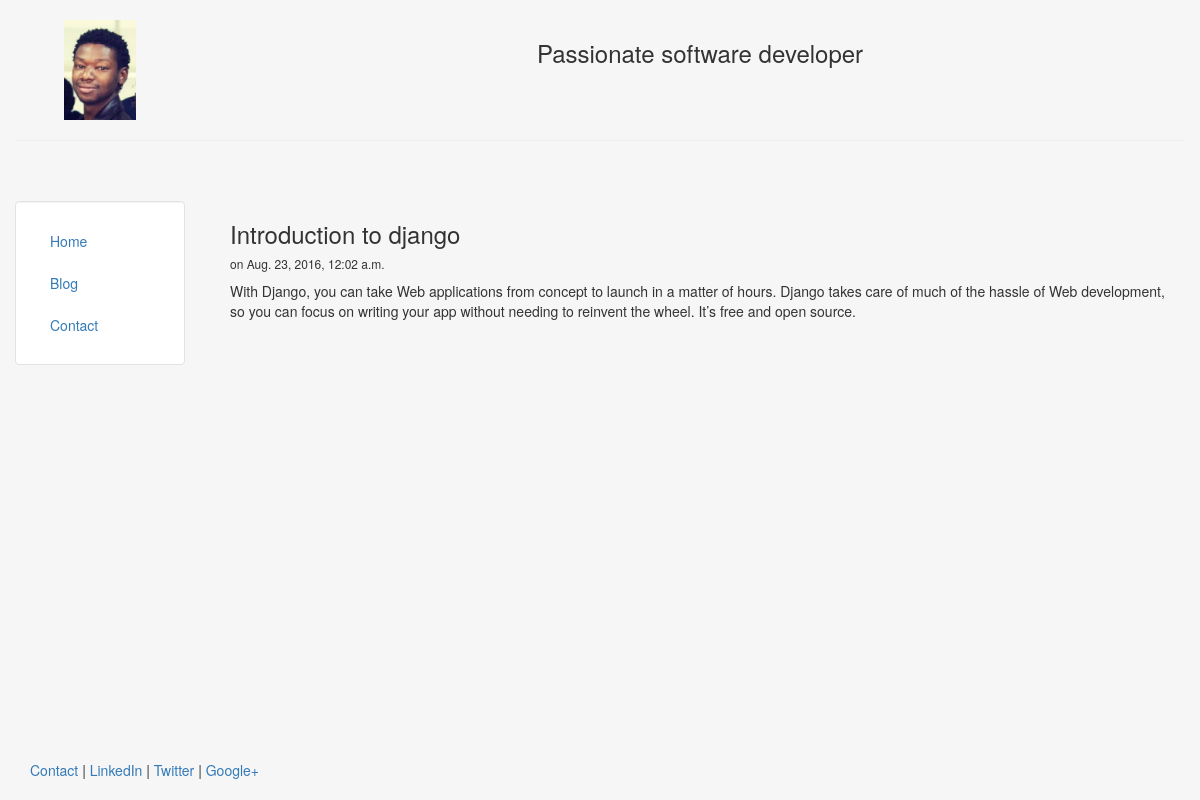
The page /blog/1 on the database its author committed.
### blog/models.py (models this page shows, shortened)
class Post(models.Model):
	title = models.CharField(max_length=140)
	body = models.TextField()
	date = models.DateTimeField()

### blog/templates/blog/post.html
{% extends "personal/header.html" %}
{% block content %}
 <h3>{{post.title}}</h3>
 <h6>on {{post.date}}</h6>
{{post.body|safe|linebreaks}}
{% endblock %}

### personal/templates/personal/header.html (style rules this page uses)
html, body { height:100% }

### rows shown on the page
Post: title "Introduction to django", date "Aug. 23, 2016, 12:02 a.m.", body "With Django, you can take Web applications from concept to launch in a matter of hours. Django takes care of much of the hassle of Web development, so you can focus on writing your app without needing to reinvent the wheel. It’s free and open source."
